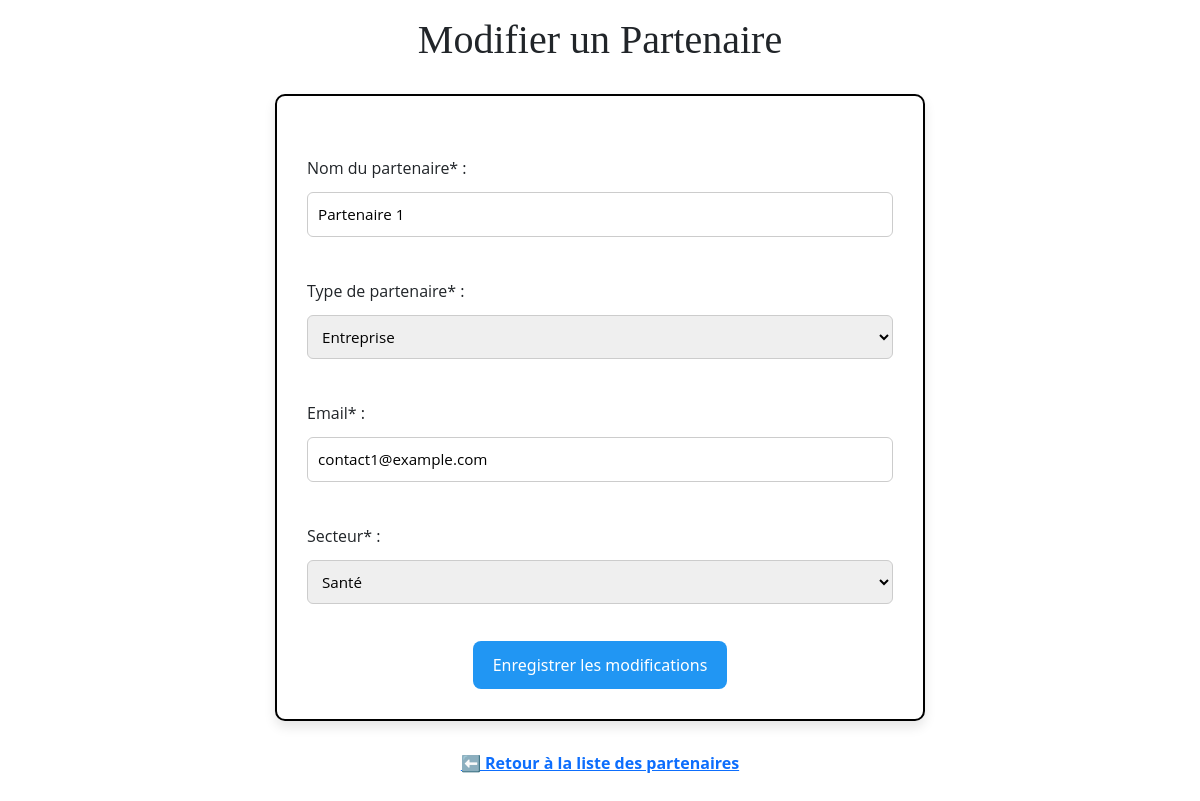
Screenshot of /fonction_3/modify_part.php?id=1 (signed in) with the database file from the repository.
### tables this page shows
CREATE TABLE `PARTENAIRE` (
  `idPart` int NOT NULL AUTO_INCREMENT,
  `nom` varchar(100) NOT NULL,
  `type_partenaire` varchar(50) NOT NULL,
  `contact` varchar(100) NOT NULL,
  `secteur` varchar(100) NOT NULL,
  `date_debut_partenariat` date DEFAULT NULL,
  PRIMARY KEY (`idPart`)
);

### fonction_3/modify_part.php (the view, shortened to what this page needs)
<?php
require '../connexion/db_connect.php';
$idPart = $_GET['id'];
$stmt = $pdo->prepare("SELECT * FROM PARTENAIRE WHERE idPart = ?");
$stmt->execute([$idPart]);
$partenaire = $stmt->fetch();
?>
<!DOCTYPE html>
<html>
<head>
    <link rel="stylesheet" href="../style_form.css">
    <link href="https://cdn.jsdelivr.net/npm/bootstrap@5.3.8/dist/css/bootstrap.min.css" rel="stylesheet">
</head>
<body>
<h1 class="mt-3">Modifier un Partenaire</h1>
<form method="post">
    <label>Nom du partenaire* :
        <input type="text" name="nom" value="<?= htmlspecialchars($partenaire['nom']) ?>" required>
    </label>
    <label>Type de partenaire* :
        <select name="type_partenaire" required>
            <option value="Entreprise" <?= ($partenaire['type_partenaire'] == 'Entreprise') ? 'selected' : '' ?>>Entreprise</option>
        </select>
    </label>
    <label>Email* :
        <input type="email" name="contact" value="<?= htmlspecialchars($partenaire['contact']) ?>" required>
    </label>
    <label>Secteur* :
        <select name="secteur" required>
            <option value="Santé" <?= ($partenaire['secteur'] == 'Santé') ? 'selected' : '' ?>>Santé</option>
        </select>
    </label>
    <button type="submit">Enregistrer les modifications</button>
</form>
<a href="affiche_partenaire.php">⬅ Retour à la liste des partenaires</a>
</body>
</html>

### style_form.css (style rules this page uses)
body { font-family: Arial, Helvetica, sans-serif; background-color: #f2f2f2; margin: 0; padding: 0; }
h1 { font-family: 'Playfair Display', serif; text-align: center; margin-top: 30px; color: #222; }
form { background-color: #ffffff; max-width: 650px; margin: 30px auto; padding: 30px; border: 2px solid #000; border-radius: 10px; box-shadow: 0 6px 12px rgba(0,0,0,0.1); }
form label { font-family: 'Open Sans', serif; display: block; margin-top: 30px; margin-bottom: 10px; }
form input[type="text"], form input[type="email"], form input[type="date"], form input[type="password"], form select { width: 100%; padding: 10px; margin-top: 12px; margin-bottom: 12px; border-radius: 6px; border: 1px solid #ccc; box-sizing: border-box; font-size: 0.95em; }
form button { display: block; margin: 25px auto 0; padding: 12px 20px; background-color: #2196F3; color: white; border: none; border-radius: 8px; font-size: 1em; cursor: pointer; transition: background-color 0.2s ease; }
a { display: block; text-align: center; margin-bottom: 30px; color: #2196F3; font-weight: bold; text-decoration: none; }

### rows the page displays
partenaire: nom "Partenaire 1", type_partenaire "Entreprise", contact "contact1@example.com"
